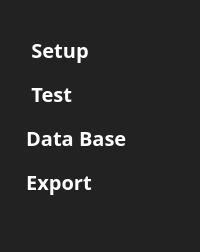
     <widget class="QFrame" name="big_menu">
      <property name="maximumSize">
       <size>
        <width>200</width>
        <height>16777215</height>
       </size>
      </property>
      <property name="styleSheet">
       <string notr="true">background-color:	#222222;
border-radius: 0px;
padding: 0px 0px;</string>
      </property>
      <property name="frameShape">
       <enum>QFrame::StyledPanel</enum>
      </property>
      <property name="frameShadow">
       <enum>QFrame::Raised</enum>
      </property>
      <layout class="QGridLayout" name="gridLayout_3">
       <item row="2" column="1">
        <widget class="QPushButton" name="big_menu_btn">
         <property name="cursor">
          <cursorShape>PointingHandCursor</cursorShape>
         </property>
         <property name="whatsThis">
          <string>&lt;html&gt;&lt;head/&gt;&lt;body&gt;&lt;p&gt;&lt;img src=&quot;:/newPrefix/assets/SDE-Logo-Login_mini.png&quot;/&gt;&lt;/p&gt;&lt;/body&gt;&lt;/html&gt;</string>
         </property>
         <property name="text">
          <string/>
         </property>
         <property name="icon">
          <iconset resource="../../../SCG/04_Code/Assembly/SDE-Inspection/sde.qrc">
           <normaloff>:/newPrefix/assets/SDE-Logo-Login_mini.png</normaloff>:/newPrefix/assets/SDE-Logo-Login_mini.png</iconset>
         </property>
         <property name="iconSize">
          <size>
           <width>150</width>
           <height>150</height>
          </size>
         </property>
         <property name="checkable">
          <bool>true</bool>
         </property>
        </widget>
       </item>
       <item row="7" column="1">
        <spacer name="verticalSpacer_2">
         <property name="orientation">
          <enum>Qt::Vertical</enum>
         </property>
         <property name="sizeHint" stdset="0">
          <size>
           <width>20</width>
           <height>40</height>
          </size>
         </property>
        </spacer>
       </item>
       <item row="5" column="1">
        <widget class="QPushButton" name="big_db_btn">
         <property name="font">
          <font>
           <family>SCG</family>
           <pointsize>15</pointsize>
           <weight>75</weight>
           <bold>true</bold>
          </font>
         </property>
         <property name="cursor">
          <cursorShape>PointingHandCursor</cursorShape>
         </property>
         <property name="styleSheet">
          <string notr="true">QPushButton {
	text-align:left;
   color:white;
	background-color:	#222222;
	border-radius: 0px;
	padding: 5px 10px;
}
QPushButton:hover {
    background-color: #f44336; /* Darker Red */
}
QPushButton:pressed {
    background-color: #b71c1c; /* Even Darker Red when pressed */
}
</string>
         </property>
         <property name="text">
          <string> Data Base</string>
         </property>
         <property name="icon">
          <iconset resource="../../../SCG/04_Code/Assembly/SDE-Inspection/sde.qrc">
           <normaloff>:/icon/assets/document-2-64.ico</normaloff>:/icon/assets/document-2-64.ico</iconset>
         </property>
         <property name="iconSize">
          <size>
           <width>25</width>
           <height>25</height>
          </size>
         </property>
         <property name="checkable">
          <bool>true</bool>
         </property>
         <property name="checked">
          <bool>true</bool>
         </property>
        </widget>
       </item>
       <item row="4" column="1">
        <widget class="QPushButton" name="big_controller_btn">
         <property name="font">
          <font>
           <family>SCG</family>
           <pointsize>15</pointsize>
           <weight>75</weight>
           <bold>true</bold>
          </font>
         </property>
         <property name="cursor">
          <cursorShape>PointingHandCursor</cursorShape>
         </property>
         <property name="styleSheet">
          <string notr="true">QPushButton {
	text-align:left;
   color:white;
	background-color:	#222222;
	border-radius: 0px;
	padding: 5px 10px;
}
QPushButton:hover {
    background-color: #f44336; /* Darker Red */
}
QPushButton:pressed {
    background-color: #b71c1c; /* Even Darker Red when pressed */
}
</string>
         </property>
         <property name="text">
          <string>  Test</string>
         </property>
         <property name="icon">
          <iconset resource="../../../SCG/04_Code/Assembly/SDE-Inspection/sde.qrc">
           <normaloff>:/icon/assets/chip-2-64.ico</normaloff>:/icon/assets/chip-2-64.ico</iconset>
         </property>
         <property name="iconSize">
          <size>
           <width>25</width>
           <height>25</height>
          </size>
         </property>
         <property name="checkable">
          <bool>true</bool>
         </property>
         <property name="checked">
          <bool>true</bool>
         </property>
        </widget>
       </item>
       <item row="3" column="1">
        <widget class="QPushButton" name="big_insign_bt">
         <property name="font">
          <font>
           <family>SCG</family>
           <pointsize>15</pointsize>
           <weight>75</weight>
           <bold>true</bold>
          </font>
         </property>
         <property name="cursor">
          <cursorShape>PointingHandCursor</cursorShape>
         </property>
         <property name="styleSheet">
          <string notr="true">QPushButton {
	text-align:left;
   color:white;
	background-color:	#222222;
	border-radius: 0px;
	padding: 5px 10px;
}
QPushButton:hover {
    background-color: #f44336; /* Darker Red */
}
QPushButton:pressed {
    background-color: #b71c1c; /* Even Darker Red when pressed */
}
</string>
         </property>
         <property name="text">
          <string>  Setup</string>
         </property>
         <property name="icon">
          <iconset resource="../../../SCG/04_Code/Assembly/SDE-Inspection/sde.qrc">
           <normaloff>:/icon/assets/box-3-64.ico</normaloff>:/icon/assets/box-3-64.ico</iconset>
         </property>
         <property name="iconSize">
          <size>
           <width>25</width>
           <height>25</height>
          </size>
         </property>
         <property name="checkable">
          <bool>true</bool>
         </property>
         <property name="checked">
          <bool>true</bool>
         </property>
        </widget>
       </item>
       <item row="6" column="1">
        <widget class="QPushButton" name="big_export_btn">
         <property name="font">
          <font>
           <family>SCG</family>
           <pointsize>15</pointsize>
           <weight>75</weight>
           <bold>true</bold>
          </font>
         </property>
         <property name="cursor">
          <cursorShape>PointingHandCursor</cursorShape>
         </property>
         <property name="styleSheet">
          <string notr="true">QPushButton {
	text-align:left;
   color:white;
	background-color:	#222222;
	border-radius: 0px;
	padding: 5px 10px;
}
QPushButton:hover {
    background-color: #f44336; /* Darker Red */
}
QPushButton:pressed {
    background-color: #b71c1c; /* Even Darker Red when pressed */
}
</string>
         </property>
         <property name="text">
          <string> Export</string>
         </property>
         <property name="icon">
          <iconset resource="../../../SCG/04_Code/Assembly/SDE-Inspection/sde.qrc">
           <normaloff>:/icon/assets/box-3-64.ico</normaloff>:/icon/assets/box-3-64.ico</iconset>
         </property>
         <property name="iconSize">
          <size>
           <width>25</width>
           <height>25</height>
          </size>
         </property>
         <property name="checkable">
          <bool>true</bool>
         </property>
         <property name="checked">
          <bool>true</bool>
         </property>
        </widget>
       </item>
      </layout>
     </widget>
